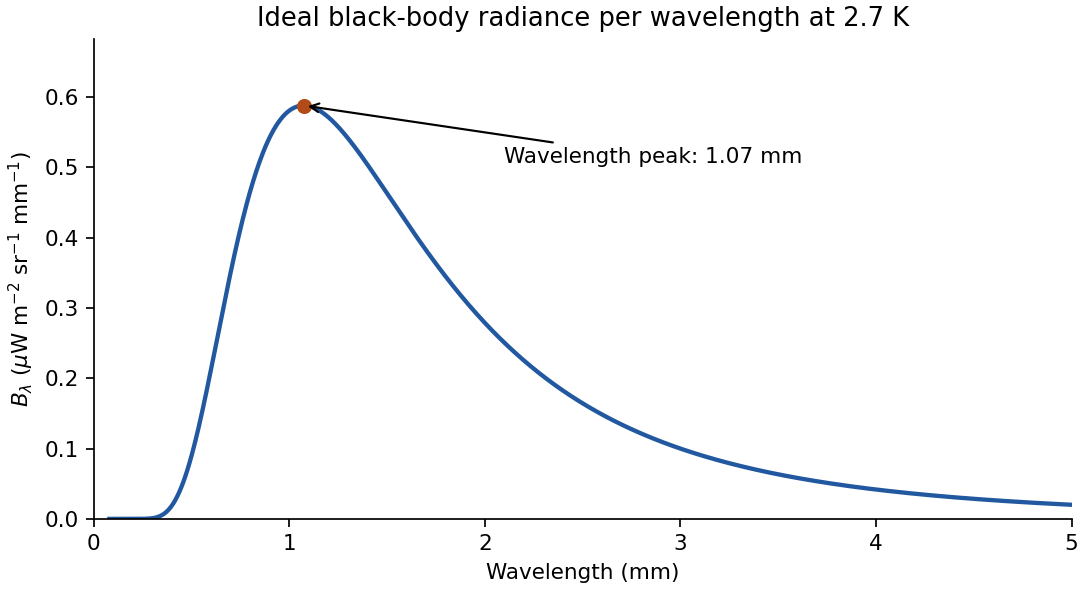

Write Python code to recreate this figure.
"""Original ideal Planck radiance per wavelength at 2.7 K; Python 3.14."""
import numpy as np
import matplotlib.pyplot as plt
h=6.62607015e-34;c=299792458.;kb=1.380649e-23;T=2.7
lm=np.linspace(.08,5,1200)*1e-3
B=2*h*c*c/(lm**5*np.expm1(h*c/(lm*kb*T)))
peak=2.897771955e-3/T
bp=2*h*c*c/(peak**5*np.expm1(h*c/(peak*kb*T)))
fig,ax=plt.subplots(figsize=(7,3.8),layout='constrained')
ax.plot(lm*1e3,B*1e3,color='#2158a0',lw=2)
ax.plot(peak*1e3,bp*1e3,'o',color='#b24b18');ax.annotate('Wavelength peak: 1.07 mm',xy=(peak*1e3,bp*1e3),xytext=(2.1,bp*1e3*.86),arrowprops={'arrowstyle':'->'})
ax.set(xlabel='Wavelength (mm)',ylabel=r'$B_\lambda$ ($\mu$W m$^{-2}$ sr$^{-1}$ mm$^{-1}$)',title='Ideal black-body radiance per wavelength at 2.7 K',xlim=(0,5),ylim=(0,bp*1e3*1.16))
ax.spines[['top','right']].set_visible(False)
fig.savefig('paper-1-planck.png',dpi=155,facecolor='white')
